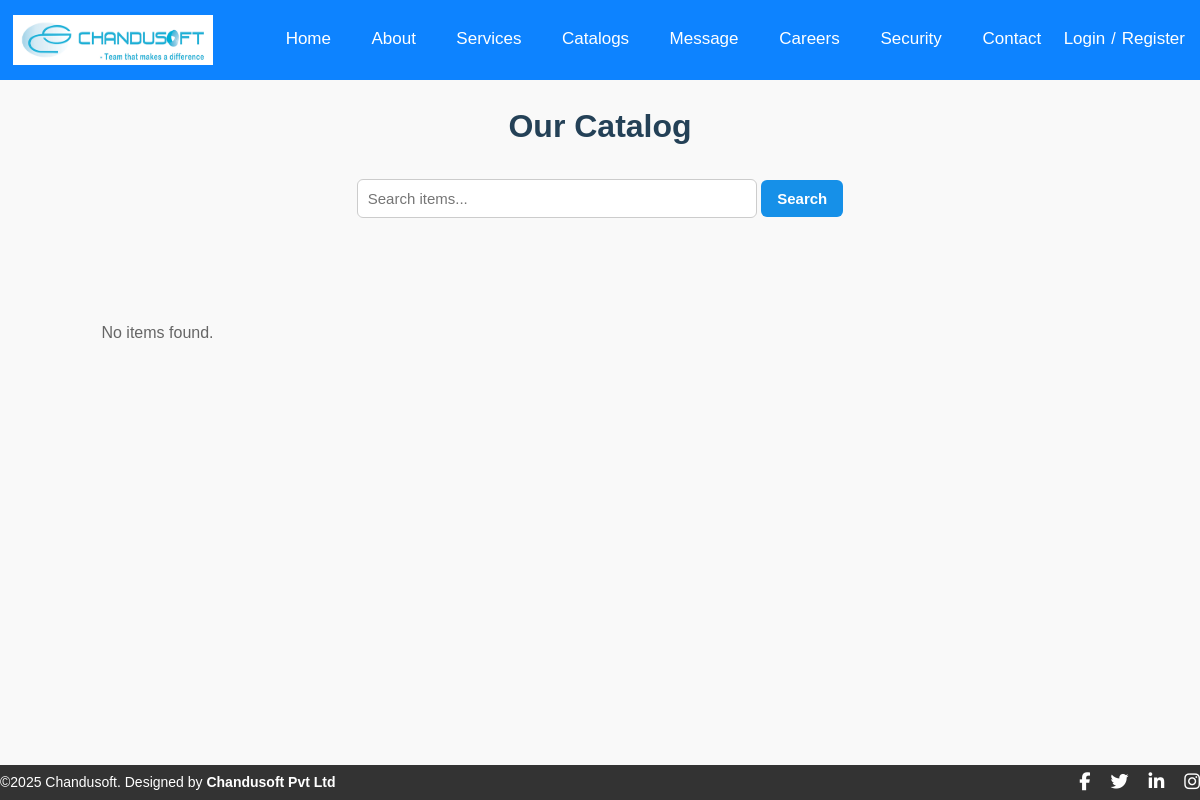
The page /catalog.php on the database as committed earlier.
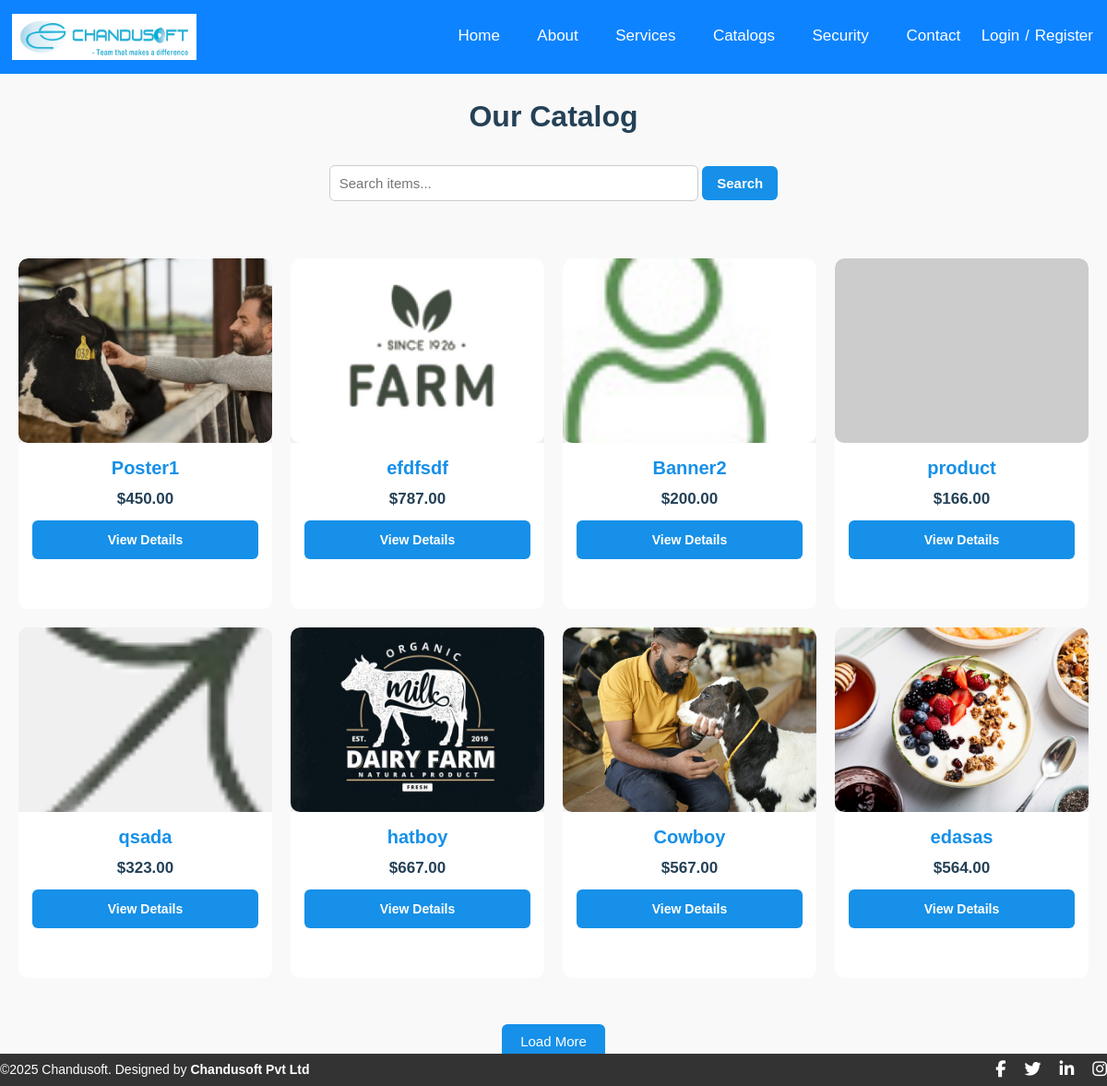
The same page on the database as committed later.
### tables this page shows
CREATE TABLE `pages` (
  `id` int NOT NULL AUTO_INCREMENT,
  `title` varchar(255) NOT NULL,
  `slug` varchar(255) DEFAULT NULL,
  `content_html` text,
  `status` enum('published','draft','archived') DEFAULT 'draft',
  `updated_at` datetime DEFAULT CURRENT_TIMESTAMP ON UPDATE CURRENT_TIMESTAMP,
  PRIMARY KEY (`id`),
  UNIQUE KEY `slug` (`slug`)
);

CREATE TABLE `catalog_items` (
  `id` int NOT NULL AUTO_INCREMENT,
  `slug` varchar(160) NOT NULL,
  `title` varchar(160) NOT NULL,
  `price` decimal(10,2) DEFAULT '0.00',
  `short_desc` varchar(280) DEFAULT NULL,
  `image_path` varchar(255) DEFAULT NULL,
  `status` enum('draft','published','archived') DEFAULT 'draft',
  `updated_at` timestamp NULL DEFAULT CURRENT_TIMESTAMP ON UPDATE CURRENT_TIMESTAMP,
  `created_at` timestamp NULL DEFAULT CURRENT_TIMESTAMP,
  PRIMARY KEY (`id`),
  UNIQUE KEY `slug` (`slug`),
  KEY `idx_catalog_status` (`status`),
  KEY `idx_catalog_title` (`title`)
);

### app/settings.php (called while the page is built)
<?php
function get_setting($key, $default = null) {
    global $pdo;
    try {
        $stmt = $pdo->prepare("SELECT setting_value FROM settings WHERE setting_key = ?");
        $stmt->execute([$key]);
        $value = $stmt->fetchColumn();
        return $value !== false ? $value : $default;
    } catch (Exception $e) {
        return $default;
    }
}
?>

### catalog.php (the view, shortened to what this page needs)
<?php
require __DIR__ . '/app/db.php';
$pdo->setAttribute(PDO::ATTR_ERRMODE, PDO::ERRMODE_EXCEPTION);
$pdo->setAttribute(PDO::ATTR_EMULATE_PREPARES, false);
$itemsPerPage = 8;
$page = isset($_GET['page']) ? max(1,(int)$_GET['page']) : 1;
$offset = ($page-1)*$itemsPerPage;
$search = trim($_GET['q'] ?? '');
$whereClause = "WHERE status='published'";
$params = [];
$countSql = "SELECT COUNT(*) FROM catalog_items $whereClause";
$countStmt = $pdo->prepare($countSql);
$countStmt->execute($params);
$totalItems = $countStmt->fetchColumn();
$totalPages = ceil($totalItems / $itemsPerPage);
$sql = "SELECT * FROM catalog_items
        $whereClause
        ORDER BY updated_at DESC
        LIMIT :limit OFFSET :offset";
$stmt = $pdo->prepare($sql);
$stmt->bindValue(':limit', $itemsPerPage, PDO::PARAM_INT);
$stmt->bindValue(':offset', $offset, PDO::PARAM_INT);
$stmt->execute();
$items = $stmt->fetchAll(PDO::FETCH_ASSOC);
?>
<!DOCTYPE html>
<html lang="en">
<head>
  <link rel="stylesheet" href="https://cdnjs.cloudflare.com/ajax/libs/font-awesome/6.5.0/css/all.min.css">
<link rel="stylesheet" href="Style.css" />
</head>
<body>
  <?php include("header.php"); ?>
  <h1>Our Catalog</h1>
<div class="search-bar">
  <form id="searchForm" method="get" action="catalog">
    <input type="search" name="q" placeholder="Search items..."
           value="<?= htmlspecialchars($search) ?>" maxlength="200" />
    <button type="submit">Search</button>
  </form>
</div>
<main class="catalog-grid" id="catalogGrid">
<?php if (!$items): ?>
    <p class="no-items">No items found.</p>
<?php else: ?>
    <?php foreach ($items as $i => $item): ?>
        <section class="catalog-item">
            <?php
            $imagePath = $item['image_path'] ?? '';
            if (!empty($imagePath)):
                $dir = pathinfo($imagePath, PATHINFO_DIRNAME);
                $filename = pathinfo($imagePath, PATHINFO_FILENAME);
                $src400 = $dir . '/' . $filename . '-400.jpg';
                $absSrc400 = __DIR__ . $src400;
                $loadingAttr = $i < 3 ? 'eager' : 'lazy';
            ?>
            <picture>
                <img src="<?= file_exists($absSrc400) ? htmlspecialchars($src400) : htmlspecialchars($imagePath) ?>"
                     alt="<?= htmlspecialchars($item['title']) ?>"
                     width="400" height="300"
                     loading="<?= $loadingAttr ?>"
                     style="object-fit: cover; border-radius: 10px; width:100%; height:200px;">
            </picture>
            <?php else: ?>
                <img src="https://via.placeholder.com/400x300?text=No+Image"
                     alt="No image"
                     width="400" height="300"
                     loading="lazy"
                     style="object-fit: cover; border-radius:10px; width:100%; height:200px;">
            <?php endif; ?>
            <div class="catalog-details">
                <h2 class="catalog-title"><?= htmlspecialchars($item['title']) ?></h2>
                <div class="catalog-price">$<?= number_format($item['price'],2) ?></div>
                <div class="catalog-buttons">
                    <a href="catalog-item?slug=<?= urlencode($item['slug']) ?>" class="catalog-button">View Details</a>
                </div>
            </div>
        </section>
    <?php endforeach; ?>
<?php endif; ?>
</main>
<?php if ($totalPages > 1): ?>
  <button id="loadMore" class="load-more-btn"
          data-page="<?= $page ?>"
          data-query="<?= htmlspecialchars($search) ?>">Load More</button>
<?php endif; ?>
<?php include("footer.php"); ?>
</body>
</html>

### header.php (shortened to what this page needs)
<?php
require __DIR__ . '/app/db.php';
require __DIR__ . '/app/settings.php';
$site_name = get_setting('site_name', '');
$site_logo = get_setting('site_logo', 'images/chandusoft_logo.png');
$navStmt = $pdo->query("SELECT title, slug FROM pages WHERE status = 'published' ORDER BY id ASC");
$navPages = $navStmt->fetchAll(PDO::FETCH_ASSOC);
$requestUri = parse_url($_SERVER['REQUEST_URI'], PHP_URL_PATH);
$currentSlug = trim($requestUri, '/');
?>
<header class="navbar">
    <a href="/index" class="logo" title="<?= htmlspecialchars($site_name) ?>">
        <img src="<?= htmlspecialchars($site_logo) ?>"
             alt="<?= htmlspecialchars($site_name) ?>"
             width="350" height="100"
             style="vertical-align:middle">
    </a>
 <nav>
    <a href="/index" class="btn <?= ($currentSlug === 'index') ? 'active' : '' ?>">Home</a>
    <a href="/about" class="btn <?= ($currentSlug === 'about') ? 'active' : '' ?>">About</a>
    <a href="/services" class="btn <?= ($currentSlug === 'services') ? 'active' : '' ?>">Services</a>
    <a href="/catalog" class="btn <?= ($currentSlug === 'catalog') ? 'active' : '' ?>">Catalogs</a>
    <?php foreach ($navPages as $p): ?>
        <a href="/<?= htmlspecialchars($p['slug']) ?>"
           class="btn <?= ($currentSlug === $p['slug']) ? 'active' : '' ?>">
           <?= htmlspecialchars($p['title']) ?>
        </a>
    <?php endforeach; ?>
    <a href="/contact" class="btn <?= ($currentSlug === 'contact') ? 'active' : '' ?>">Contact</a>
    <span class="auth-links <?= ($currentSlug === 'login' || $currentSlug === 'register') ? 'active' : '' ?>">
        <a href="/login" class="btn">Login</a>
        <span class="divider">/</span>
        <a href="/register" class="btn">Register</a>
    </span>
</nav>
</header>

### footer.php
<footer>
  <p>©2025 Chandusoft. Designed by <b>Chandusoft Pvt Ltd</b></p>
  <div class="social-icons">
    <a href="https://www.facebook.com/" target="_blank" class="facebook">
      <i class="fab fa-facebook-f"></i>
    </a>
    <a href="https://twitter.com/" target="_blank" class="twitter">
      <i class="fab fa-twitter"></i>
    </a>
    <a href="https://www.linkedin.com/company/" target="_blank" class="linkedin">
      <i class="fab fa-linkedin-in"></i>
    </a>
    <a href="https://www.instagram.com/" target="_blank" class="instagram">
      <i class="fab fa-instagram"></i>
    </a></div>
</footer>

### Style.css (style rules this page uses)
body { font-family: Arial, Helvetica, sans-serif; color: #030303; background-color: #f9f9f9; line-height: 1.6; margin: 0; padding: 0; display: flex; flex-direction: column; min-height: 100vh; }
main { padding: 20px; text-align: center; }
.navbar { display: flex; justify-content: center; align-items: center; background: #0d83ff; padding: 5px 15px; }
.logo { margin-right: auto; }
.navbar a { color: #ffffff; text-decoration: none; padding: 10px 18px; font-size: 17px; transition: all 0.3s ease; position: relative; }
.auth-links { display: inline-flex; align-items: center; gap: 3px; position: relative; padding-bottom: 2px; }
.auth-links::after { content: ""; position: absolute; left: 0; bottom: -4px; width: 0%; height: 3px; background: linear-gradient(to right, #fff200, #ffcc00); border-radius: 2px; opacity: 0; transition: width 0.3s ease, opacity 0.3s ease; }
.auth-links a, .auth-links .btn, .auth-links .link-inline { color: #fff; text-decoration: none; font-size: 17px; transition: color 0.25s ease; padding: 0; margin: 0; }
.auth-links .divider { color: #fff; padding: 0 3px; }
.logo img { margin-left: -20px; display: block; height: 50px; width: 200px; }
footer { position: fixed; bottom: 0; left: 0; width: 100%; background: #333; color: #fff; padding: 3px 0px; display: flex; justify-content: space-between; align-items: center; }
footer p { margin: 0; font-size: 14px; }
footer p b { font-weight: bold; }
.social-icons a { color: #fff; margin-left: 15px; font-size: 18px; text-decoration: none; transition: color 0.3s; }
input, textarea { width: 100%; padding: 5px; margin: 6px 0 12px 0; border: 1px solid #ccc; border-radius: 4px; font-size: 15px; transition: border 0.3s ease; }
button { background: #1ae2a0; color: white; border: none; padding: 10px 10px; border-radius: 4px; cursor: pointer; font-size: 15px; transition: background 0.3s; }

### catalog.php (style rules this page uses)
h1 { text-align:center;color:#244157;margin-bottom:20px;font-size:32px; }
.search-bar { text-align:center;margin-bottom:30px; }
.search-bar input[type="search"] { padding:10px;width:60%;max-width:400px;border:1px solid #ccc;border-radius:6px; }
.search-bar button { padding:10px 16px;background:#1690e8;color:#fff;border:none;border-radius:6px;font-weight:600;cursor:pointer; }
main.catalog-grid { display:grid;grid-template-columns:repeat(auto-fill,minmax(270px,1fr));gap:20px; }
.catalog-item { background:#fff;border-radius:10px;overflow:hidden;display:flex;flex-direction:column;min-height:380px; }
.catalog-item img,picture { width:100%;height:200px;object-fit:cover;background:#f0f0f0; }
.catalog-details { padding:15px;display:flex;flex-direction:column;flex-grow:1; }
.catalog-title { font-size:20px;color:#1690e8;margin:0 0 8px;line-height:1.2; }
.catalog-price { font-weight:bold;font-size:17px;color:#244157;margin-bottom:10px; }
.catalog-buttons { display:flex;justify-content:space-between;gap:10px; }
.catalog-button { flex:1;text-align:center;padding:10px 16px;border-radius:6px;font-weight:600;font-size:14px;text-decoration:none;color:#fff;transition:background 0.2s ease;background:#1690e8; }
.load-more-btn { display:block;margin:30px auto;padding:10px 20px;border:none;border-radius:6px;background:#1690e8;color:#fff;font-size:15px;cursor:pointer; }
.no-items { text-align:center;margin-top:40px;color:#666; }

Rows that differ between the two databases and show on the page:
removed pages: title "Message"
no longer on this page (row edited): pages: title "Careers"
added catalog_items: image_path (picture), title "Poster1", price "450.00"
added catalog_items: image_path (picture), title "efdfsdf", price "787.00"
added catalog_items: image_path (picture), title "Banner2", price "200.00"
added catalog_items: title "product", price "166.00"
added catalog_items: image_path (picture), title "qsada", price "323.00"
added catalog_items: image_path (picture), title "hatboy", price "667.00"
added catalog_items: image_path (picture), title "Cowboy", price "567.00"
added catalog_items: image_path (picture), title "edasas", price "564.00"
Other text that changed with them:
text no longer shown: "No items found."
text now shown: "Load More"
